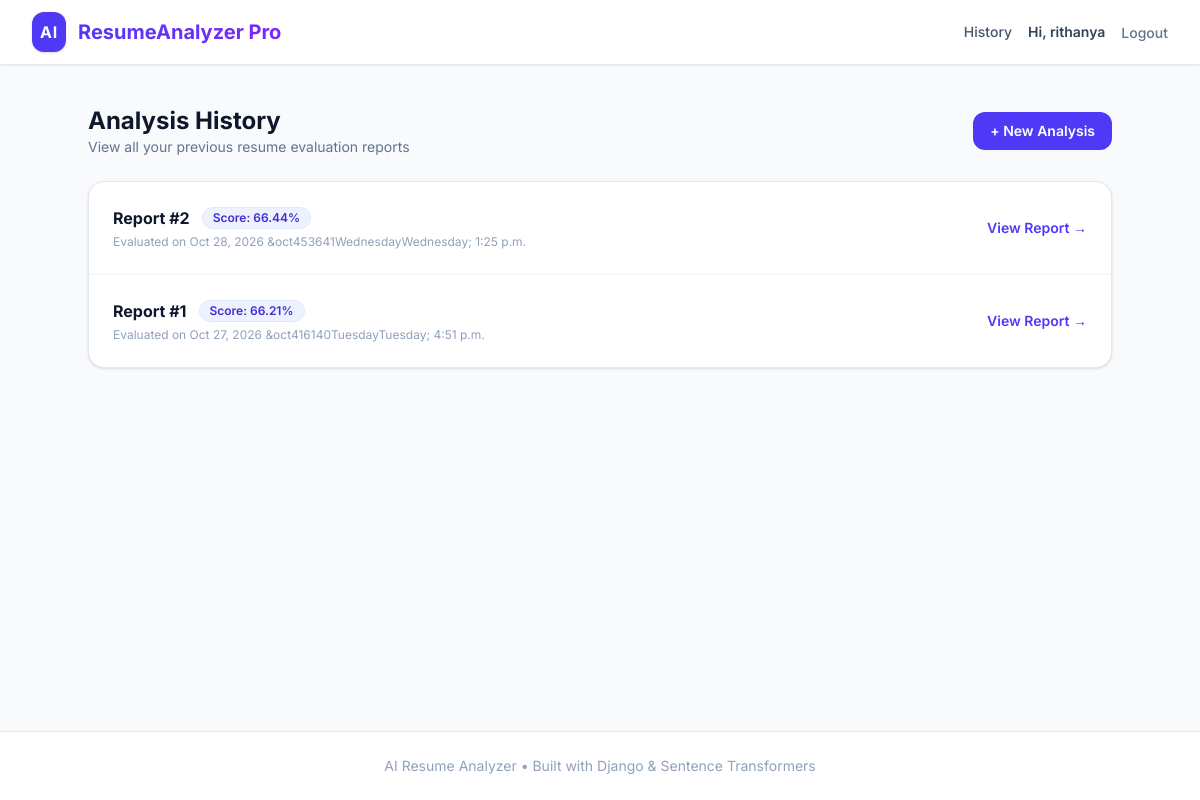
Page /history/ (signed in) on the committed database.
### analyzer/models.py (models this page shows, shortened)
class AnalysisReport(models.Model):
    resume = models.ForeignKey(Resume, on_delete=models.CASCADE, related_name='reports')
    job_description = models.ForeignKey(JobDescription, on_delete=models.CASCADE)
    overall_score = models.FloatField(default=0.0)
    semantic_score = models.FloatField(default=0.0)
    skill_match_score = models.FloatField(default=0.0)
    matched_skills = models.TextField(blank=True, null=True)
    missing_skills = models.TextField(blank=True, null=True)
    bullet_suggestions = models.JSONField(blank=True, null=True)
    created_at = models.DateTimeField(auto_now_add=True)

### analyzer/views.py (the view)
# urls.py: path('history/', views.history_view, name='history'),  # <--- Added history route
@login_required
def history_view(request):
    reports = AnalysisReport.objects.filter(resume__user=request.user).order_by('-created_at')
    return render(request, 'analyzer/history.html', {'reports': reports})

### analyzer/templates/analyzer/history.html (shortened to what this page needs)
{% extends 'analyzer/base.html' %}
{% block content %}
<div class="max-w-5xl mx-auto space-y-6">
    <div class="flex items-center justify-between">
        <div>
            <h1 class="text-2xl font-bold text-slate-900">Analysis History</h1>
            <p class="text-sm text-slate-500">View all your previous resume evaluation reports</p>
        </div>
        <a href="{% url 'upload_resume' %}" class="inline-flex items-center px-4 py-2 border border-transparent text-sm font-semibold rounded-xl text-white bg-indigo-600 hover:bg-indigo-700 transition-colors">
            + New Analysis
        </a>
    </div>
    {% if reports %}
        <div class="bg-white shadow-sm rounded-2xl border border-slate-200 overflow-hidden">
            <div class="divide-y divide-slate-100">
                {% for r in reports %}
                    <div class="p-6 flex items-center justify-between hover:bg-slate-50/50 transition-colors">
                        <div class="space-y-1">
                            <div class="flex items-center space-x-3">
                                <span class="font-bold text-slate-900">Report #{{ r.id }}</span>
                                <span class="text-xs font-semibold px-2.5 py-0.5 rounded-full bg-indigo-50 text-indigo-700 border border-indigo-100">
                                    Score: {{ r.overall_score }}%
                                </span>
                            </div>
                            <p class="text-xs text-slate-400">Evaluated on {{ r.created_at|date:"M d, Y &bull; g:i a" }}</p>
                        </div>
                        <a href="{% url 'view_report' r.id %}" class="text-sm font-semibold text-indigo-600 hover:text-indigo-800 transition-colors">
                            View Report &rarr;
                        </a>
                    </div>
                {% endfor %}
            </div>
        </div>
    {% endif %}
</div>
{% endblock %}

### analyzer/templates/analyzer/base.html (shortened to what this page needs)
<!DOCTYPE html>
<html lang="en">
<head>
    <script src="https://cdn.jsdelivr.net/npm/@tailwindcss/browser@4"></script>
</head>
<body class="bg-slate-50 text-slate-800 min-h-screen flex flex-col justify-between">
    <header class="bg-white border-b border-slate-200 sticky top-0 z-50 shadow-xs">
        <div class="max-w-7xl mx-auto px-4 sm:px-6 lg:px-8 h-16 flex items-center justify-between">
            <a href="{% url 'upload_resume' %}" class="flex items-center space-x-3">
                <div class="bg-indigo-600 text-white p-2 rounded-xl font-bold tracking-wider shadow-sm">
                    AI
                </div>
                <span class="text-xl font-bold bg-gradient-to-r from-indigo-600 to-violet-600 bg-clip-text text-transparent">
                </span>
            </a>
            <div class="flex items-center space-x-4">
                {% if user.is_authenticated %}
                <a href="{% url 'history' %}" class="text-sm font-medium text-slate-600 hover:text-indigo-600 transition-colors">History</a>
                <span class="text-sm font-semibold text-slate-700">Hi, {{ user.username }}</span>
                <form method="POST" action="{% url 'logout' %}" class="inline">
                    <button type="submit" class="text-sm font-medium text-slate-500 hover:text-red-600 transition-colors cursor-pointer">
                        Logout
                    </button>
                </form>
                {% else %}
                <a href="{% url 'login' %}" class="text-sm font-medium text-slate-600 hover:text-indigo-600 transition-colors">Log In</a>
                <a href="{% url 'signup' %}" class="text-sm font-semibold text-white bg-indigo-600 hover:bg-indigo-700 px-4 py-2 rounded-xl shadow-xs transition-colors">Sign Up</a>
                {% endif %}
            </div>
        </div>
    </header>
    <main class="max-w-7xl w-full mx-auto px-4 sm:px-6 lg:px-8 py-10 flex-grow">
        {% block content %}
        {% endblock %}
    </main>
    <footer class="bg-white border-t border-slate-200 py-6 mt-12">
        <div class="max-w-7xl mx-auto px-4 text-center text-sm text-slate-400">
            AI Resume Analyzer &bull; Built with Django & Sentence Transformers
        </div>
    </footer>
</body>
</html>

### analyzer/templates/analyzer/base.html (style rules this page uses)
body { font-family: 'Inter', sans-serif; }

### rows in the picture
AnalysisReport: id "2", overall_score "66.44", created_at "Oct 28, 2026 &oct453641WednesdayWednesday; 1:25 p.m."
AnalysisReport: id "1", overall_score "66.21", created_at "Oct 27, 2026 &oct416140TuesdayTuesday; 4:51 p.m."

### other values in the picture
{{ user.username }} "rithanya"
